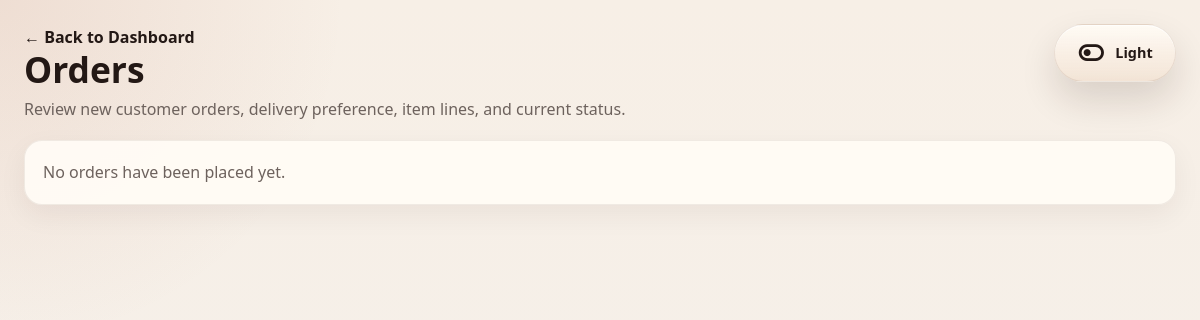
The page /admin/orders.php (signed in) on the database as committed earlier.
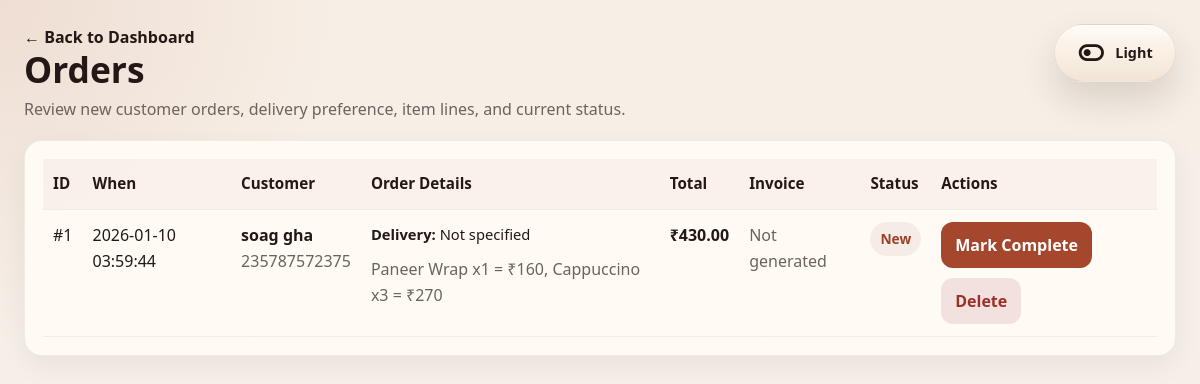
The same page on the database as committed later.
### tables this page shows
CREATE TABLE `orders` (
  `id` INT UNSIGNED NOT NULL AUTO_INCREMENT PRIMARY KEY,
  `admin_id` INT UNSIGNED NOT NULL,
  `name` VARCHAR(255) NOT NULL,
  `phone` VARCHAR(40) NOT NULL,
  `total` DECIMAL(10,2) NOT NULL DEFAULT 0.00,
  `items` TEXT NOT NULL,
  `status` VARCHAR(30) NOT NULL DEFAULT 'new',
  `created_at` DATETIME NOT NULL DEFAULT CURRENT_TIMESTAMP,
  INDEX (`admin_id`),
  INDEX (`phone`),
  INDEX (`created_at`),
  INDEX (`status`)
);

### admin/orders.php (the view, shortened to what this page needs)
<?php
require_once __DIR__ . '/../includes/db.php';
$currentAdminId = (int) $_SESSION['admin'];
$stmt = $pdo->prepare('SELECT id, name, phone, total, items, status, created_at FROM orders WHERE admin_id = ? ORDER BY id DESC');
$stmt->execute([$currentAdminId]);
$orders = $stmt->fetchAll(PDO::FETCH_ASSOC);
function decode_order_items(?string $raw): array
{
    $decoded = json_decode((string) $raw, true);
    return [
        'delivery_type' => 'Not specified',
        'items' => [],
        'fallback' => trim((string) $raw),
    ];
}
?>
<!doctype html>
<html lang="en">
<head>
  <link rel="stylesheet" href="https://cdnjs.cloudflare.com/ajax/libs/font-awesome/7.0.1/css/all.min.css">
  <link rel="stylesheet" href="../CSS/style.css?v=<?php echo (int) (@filemtime(__DIR__ . '/../CSS/style.css') ?: time()); ?>">
</head>
<body class="admin-body">
  <div class="admin-page">
    <div class="admin-page-head">
      <div>
        <a class="admin-back-link" href="dashboard.php">&larr; Back to Dashboard</a>
        <h1 class="admin-title">Orders</h1>
        <div class="admin-subtitle">Review new customer orders, delivery preference, item lines, and current status.</div>
      </div>
      <button class="theme-toggle admin-theme-toggle" type="button" data-theme-toggle data-theme-storage="admin-theme" aria-pressed="false" aria-label="Switch to dark mode" title="Toggle admin light and dark mode">
        <i class="fa-solid fa-toggle-off" aria-hidden="true"></i>
      </button>
    </div>
    <div class="admin-card">
      <?php if (empty($orders)): ?>
        <div class="admin-empty">No orders have been placed yet.</div>
      <?php else: ?>
        <div class="admin-table-wrap">
          <table class="admin-table">
            <thead>
              <tr>
                <th>ID</th>
                <th>When</th>
                <th>Customer</th>
                <th>Order Details</th>
                <th>Total</th>
                <th>Invoice</th>
                <th>Status</th>
                <th>Actions</th>
              </tr>
            </thead>
            <tbody>
              <?php foreach ($orders as $order): ?>
                <?php $parsed = decode_order_items($order['items'] ?? ''); ?>
                <?php
                $invoiceRelative = 'assets/invoices/order_' . (int) $order['id'] . '.pdf';
                $invoiceFile = dirname(__DIR__) . '/assets/invoices/order_' . (int) $order['id'] . '.pdf';
                ?>
                <tr>
                  <td>#<?php echo (int) $order['id']; ?></td>
                  <td><?php echo htmlspecialchars($order['created_at'] ?? '-', ENT_QUOTES); ?></td>
                  <td>
                    <strong><?php echo htmlspecialchars($order['name'] ?? '-', ENT_QUOTES); ?></strong><br>
                    <span class="admin-muted"><?php echo htmlspecialchars($order['phone'] ?? '-', ENT_QUOTES); ?></span>
                  </td>
                  <td>
                    <div style="margin-bottom:10px;font-size:.92rem"><strong>Delivery:</strong> <?php echo htmlspecialchars($parsed['delivery_type'], ENT_QUOTES); ?></div>
                    <?php if (!empty($parsed['items'])): ?>
                      <ul class="admin-list">
                        <?php foreach ($parsed['items'] as $item): ?>
                          <?php
                          $itemName = (string) ($item['name'] ?? 'Item');
                          $qty = (int) ($item['qty'] ?? 0);
                          $price = number_format((float) ($item['price'] ?? 0), 2);
                          ?>
                          <li><?php echo htmlspecialchars($itemName, ENT_QUOTES); ?> x <?php echo $qty; ?> at &#8377;<?php echo $price; ?></li>
                        <?php endforeach; ?>
                      </ul>
                    <?php elseif (!empty($parsed['fallback'])): ?>
                      <div class="admin-muted"><?php echo htmlspecialchars($parsed['fallback'], ENT_QUOTES); ?></div>
                    <?php else: ?>
                      <div class="admin-muted">No line items available.</div>
                    <?php endif; ?>
                  </td>
                  <td style="font-weight:700">&#8377;<?php echo htmlspecialchars((string) ($order['total'] ?? '0.00'), ENT_QUOTES); ?></td>
                  <td>
                    <?php if (is_file($invoiceFile)): ?>
                      <a class="admin-btn-secondary" href="<?php echo htmlspecialchars(app_url($invoiceRelative), ENT_QUOTES); ?>" target="_blank" rel="noopener">View Invoice</a>
                    <?php else: ?>
                      <span class="admin-muted">Not generated</span>
                    <?php endif; ?>
                  </td>
                  <td>
                    <span class="admin-status<?php echo (($order['status'] ?? '') === 'completed') ? ' completed' : ''; ?>">
                      <?php echo htmlspecialchars(ucfirst((string) ($order['status'] ?? 'new')), ENT_QUOTES); ?>
                    </span>
                  </td>
                  <td>
                    <div class="admin-inline-actions">
                      <?php if (($order['status'] ?? '') !== 'completed'): ?>
                        <form method="post">
                          <button class="admin-btn-primary" type="submit">Mark Complete</button>
                        </form>
                      <?php endif; ?>
                      <form method="post" onsubmit="return confirm('Delete this order?');">
                        <button class="admin-btn-danger" type="submit">Delete</button>
                      </form>
                    </div>
                  </td>
                </tr>
              <?php endforeach; ?>
            </tbody>
          </table>
        </div>
      <?php endif; ?>
    </div>
  </div>
</body>
</html>

Rows that differ between the two databases and show on the page:
now on this page (row edited): orders: id "1", created_at "2026-01-10 03:59:44", name "soag gha", phone "235787572375", items "Not specified", items "Paneer Wrap x1 = ₹160, Cappuccino x3 = ₹270", total "430.00", shows "Not generated", status "New"
Other text that changed with them:
text no longer shown: "No orders have been placed yet."
text now shown: "ID When Customer Order Details Total Invoice Status Actions"
